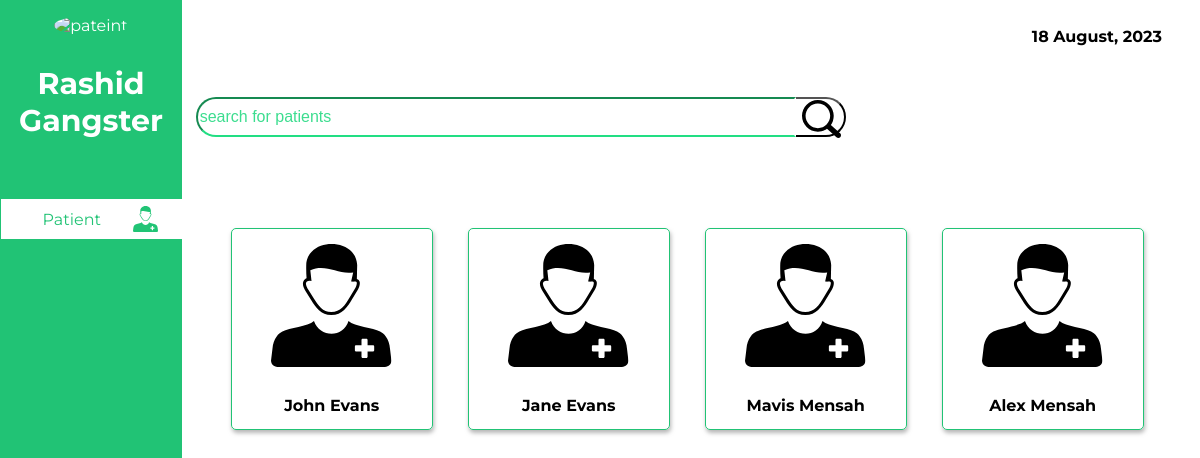
/technician/dashboard.php (signed in), run on the app's committed database.
### tables this page shows
CREATE TABLE `technicians` (
  `name` varchar(40) NOT NULL,
  `email` varchar(40) NOT NULL,
  `password` varchar(16) NOT NULL
);

CREATE TABLE `patient` (
  `firstname` varchar(20) NOT NULL,
  `lastname` varchar(20) NOT NULL,
  `password` varchar(16) NOT NULL,
  `dob` date NOT NULL,
  `gender` varchar(7) NOT NULL,
  `genotype` varchar(5) NOT NULL,
  `bloodgroup` varchar(5) NOT NULL,
  `tel` varchar(15) NOT NULL,
  `email` varchar(40) NOT NULL
);

### technician/dashboard.php (the view, shortened to what this page needs)
<?php
include "../connection.php";
$technician = $_SESSION['technician'];
function convert($date):string{
    $new_date = date("d F, Y", strtotime($date));
   return $new_date;
}
$QUERY = mysqli_query($connection, "SELECT name from technicians WHERE email = '$technician'");
$res = mysqli_fetch_assoc($QUERY);
if(isset($_POST['search'])){
    $patient = $_POST['patient'];
    $primary_select = "SELECT firstname, email, lastname from patient where firstname LIKE '$patient%' or lastname LIKE '$patient%' or email LIKE '%$patient%'";
}
else{
    $primary_select = "SELECT firstname, email, lastname FROM patient";
}
$primary_query = mysqli_query($connection, $primary_select);
?>
<!DOCTYPE html>
<html lang="en">
<head>
    <link rel="stylesheet" href="../css/ddashboard.css">
</head>
<body>
    <div class="sidebar">
            <div class="patient">
                <div class="image">
                    <img src="../images/avatar.png" alt="pateint">
                </div>
                <h3><?php echo $res['name']?></h3>
            </div>
            <div class="menu">
                <a href=""><div class="menu-item current">Patient  <div class="imag"><img src="../images/patient.svg" alt="" ></div> </div></a>
            </div>
    </div>
    <div class="main">
       <div class="date">
        <b><?php echo convert(date("d-m-Y"))?></b>
       </div>
       <div class="below">
        <form action="#" method="POST">
            <div class="search">
            <input type="search" name="patient" id="" placeholder="search for patients">
            </div>
            <div class="lense">
            <button type="submit" name="search"><img src="../images/search.svg" alt=""></button>
            </div>
        </form>
        <div class="patientss">
            <?php
                while($pf = mysqli_fetch_assoc($primary_query)){
                    echo '
                            <a href="patient.php?patient='.$pf['email'].'">
                    <div class="patient">
                        <div>
                            <img src="../images/patientb.svg" alt="" style="color: aliceblue;">
                        </div>
                        <b>'.$pf['firstname'].' '.$pf['lastname'].'</b>
                    </div></a>
                    ';
                }
            ?>
        </div>
       </div>
    </div>
</body>
</html>

### css/ddashboard.css (style rules this page uses)
body { background-color: white; font-family: 'Montserrat'; }
.sidebar { background-color:#21C375; color: white; width:15%; border: 1px solid #21C375; min-height: 100vh; position: fixed; top:0; left:0; }
.patient { width: 100%; text-align: center; margin-top: 15px; margin-bottom: 60px; }
.patient h3 { font-weight: bolder; font-size: 30px; }
.image img { border-radius: 100%; }
.sidebar .menu { width: 99%; }
.menu-item { width:100%; height:40px; display: flex; align-items: center; padding-left: 10px; color: white; margin-top:20px ; margin-bottom:20px ; display: flex; justify-content: space-evenly; }
form { display: flex; }
.lense { margin-top: 20px; }
.imag img { width: 25px; }
.current { background-color: white; color: #21C375; }
.menu a { text-decoration: none; }
.main { width: 85%; margin-left: auto; }
.date { text-align: right; height: 50px; margin-right: 30px; }
.below { width:98%; margin-left: auto; margin-right: auto; margin-top: 0px; }
input[type="search"] { border-color: #22de83; border-radius: 30px 0 0 30px; border-right-color: transparent; margin-top: 20px; width: 600px; height: 40px; background-color: rgb(255, 255, 255); margin-bottom: 20px; }
input[type="search"]::placeholder { font-size: larger; color: #3cdd8f; }
.below button { background-color: transparent; border-left:#22de83; border-left-color: #21C375; border-radius: 0 30px 30px 0; height: 40px; margin-bottom: 20px; width:50px; }
.patientss { width: 100%; margin-top: 40px; justify-content: space-between; float: left; }
.patientss .patient { border: 1px solid #21C375; width:200px; height: 200px; border-radius: 5px; box-shadow: 1px 3px 4px rgba(128, 128, 128, 0.574); float: left; margin-left: 35px; display: grid; align-items: center; justify-content: center; }
.patientss .patient b { text-decoration: none; color: black; }

### data on the page
technicians: name "Rashid Gangster"
patient: firstname "John", lastname "Evans"
patient: firstname "Jane", lastname "Evans"
patient: firstname "Mavis", lastname "Mensah"
patient: firstname "Alex", lastname "Mensah"
